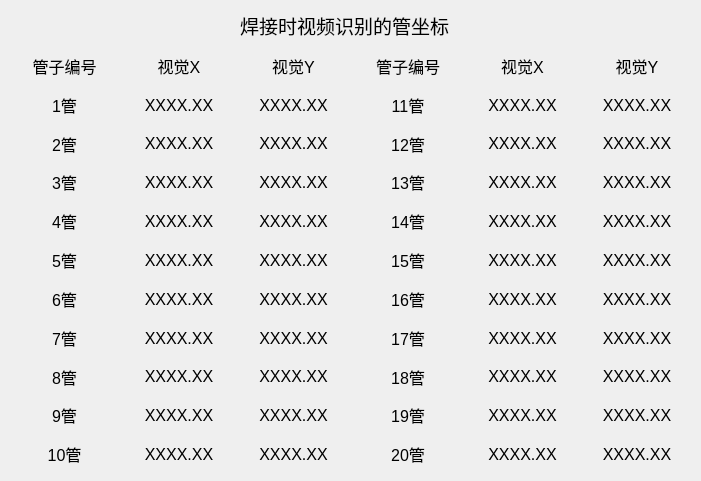
<?xml version="1.0" encoding="UTF-8"?>
<ui version="4.0">
 <class>widget2</class>
 <widget class="QWidget" name="widget2">
  <property name="geometry">
   <rect>
    <x>0</x>
    <y>0</y>
    <width>701</width>
    <height>481</height>
   </rect>
  </property>
  <property name="windowTitle">
   <string>Form</string>
  </property>
  <widget class="QWidget" name="gridLayoutWidget">
   <property name="geometry">
    <rect>
     <x>10</x>
     <y>50</y>
     <width>681</width>
     <height>421</height>
    </rect>
   </property>
   <layout class="QGridLayout" name="gridLayout">
    <item row="6" column="1">
     <widget class="QLabel" name="label_22">
      <property name="text">
       <string>&lt;html&gt;&lt;head/&gt;&lt;body&gt;&lt;p align=&quot;center&quot;&gt;&lt;span style=&quot; font-size:12pt;&quot;&gt;XXXX.XX&lt;/span&gt;&lt;/p&gt;&lt;/body&gt;&lt;/html&gt;</string>
      </property>
     </widget>
    </item>
    <item row="4" column="2">
     <widget class="QLabel" name="label_49">
      <property name="text">
       <string>&lt;html&gt;&lt;head/&gt;&lt;body&gt;&lt;p align=&quot;center&quot;&gt;&lt;span style=&quot; font-size:12pt;&quot;&gt;XXXX.XX&lt;/span&gt;&lt;/p&gt;&lt;/body&gt;&lt;/html&gt;</string>
      </property>
     </widget>
    </item>
    <item row="6" column="2">
     <widget class="QLabel" name="label_51">
      <property name="text">
       <string>&lt;html&gt;&lt;head/&gt;&lt;body&gt;&lt;p align=&quot;center&quot;&gt;&lt;span style=&quot; font-size:12pt;&quot;&gt;XXXX.XX&lt;/span&gt;&lt;/p&gt;&lt;/body&gt;&lt;/html&gt;</string>
      </property>
     </widget>
    </item>
    <item row="5" column="1">
     <widget class="QLabel" name="label_21">
      <property name="text">
       <string>&lt;html&gt;&lt;head/&gt;&lt;body&gt;&lt;p align=&quot;center&quot;&gt;&lt;span style=&quot; font-size:12pt;&quot;&gt;XXXX.XX&lt;/span&gt;&lt;/p&gt;&lt;/body&gt;&lt;/html&gt;</string>
      </property>
     </widget>
    </item>
    <item row="7" column="1">
     <widget class="QLabel" name="label_44">
      <property name="text">
       <string>&lt;html&gt;&lt;head/&gt;&lt;body&gt;&lt;p align=&quot;center&quot;&gt;&lt;span style=&quot; font-size:12pt;&quot;&gt;XXXX.XX&lt;/span&gt;&lt;/p&gt;&lt;/body&gt;&lt;/html&gt;</string>
      </property>
     </widget>
    </item>
    <item row="10" column="3">
     <widget class="QLabel" name="label_68">
      <property name="text">
       <string>&lt;html&gt;&lt;head/&gt;&lt;body&gt;&lt;p align=&quot;center&quot;&gt;&lt;span style=&quot; font-size:12pt;&quot;&gt;20管&lt;/span&gt;&lt;/p&gt;&lt;/body&gt;&lt;/html&gt;</string>
      </property>
     </widget>
    </item>
    <item row="5" column="3">
     <widget class="QLabel" name="label_63">
      <property name="text">
       <string>&lt;html&gt;&lt;head/&gt;&lt;body&gt;&lt;p align=&quot;center&quot;&gt;&lt;span style=&quot; font-size:12pt;&quot;&gt;15管&lt;/span&gt;&lt;/p&gt;&lt;/body&gt;&lt;/html&gt;</string>
      </property>
     </widget>
    </item>
    <item row="0" column="3">
     <widget class="QLabel" name="label_56">
      <property name="text">
       <string>&lt;html&gt;&lt;head/&gt;&lt;body&gt;&lt;p align=&quot;center&quot;&gt;&lt;span style=&quot; font-size:12pt;&quot;&gt;管子编号&lt;/span&gt;&lt;/p&gt;&lt;/body&gt;&lt;/html&gt;</string>
      </property>
     </widget>
    </item>
    <item row="0" column="1">
     <widget class="QLabel" name="label_3">
      <property name="text">
       <string>&lt;html&gt;&lt;head/&gt;&lt;body&gt;&lt;p align=&quot;center&quot;&gt;&lt;span style=&quot; font-size:12pt;&quot;&gt;视觉X&lt;/span&gt;&lt;/p&gt;&lt;/body&gt;&lt;/html&gt;</string>
      </property>
     </widget>
    </item>
    <item row="9" column="0">
     <widget class="QLabel" name="label_17">
      <property name="text">
       <string>&lt;html&gt;&lt;head/&gt;&lt;body&gt;&lt;p align=&quot;center&quot;&gt;&lt;span style=&quot; font-size:12pt;&quot;&gt;9管&lt;/span&gt;&lt;/p&gt;&lt;/body&gt;&lt;/html&gt;</string>
      </property>
     </widget>
    </item>
    <item row="7" column="3">
     <widget class="QLabel" name="label_65">
      <property name="text">
       <string>&lt;html&gt;&lt;head/&gt;&lt;body&gt;&lt;p align=&quot;center&quot;&gt;&lt;span style=&quot; font-size:12pt;&quot;&gt;17管&lt;/span&gt;&lt;/p&gt;&lt;/body&gt;&lt;/html&gt;</string>
      </property>
     </widget>
    </item>
    <item row="1" column="0">
     <widget class="QLabel" name="label_5">
      <property name="text">
       <string>&lt;html&gt;&lt;head/&gt;&lt;body&gt;&lt;p align=&quot;center&quot;&gt;&lt;span style=&quot; font-size:12pt;&quot;&gt;1管&lt;/span&gt;&lt;/p&gt;&lt;/body&gt;&lt;/html&gt;</string>
      </property>
     </widget>
    </item>
    <item row="1" column="2">
     <widget class="QLabel" name="label_7">
      <property name="text">
       <string>&lt;html&gt;&lt;head/&gt;&lt;body&gt;&lt;p align=&quot;center&quot;&gt;&lt;span style=&quot; font-size:12pt;&quot;&gt;XXXX.XX&lt;/span&gt;&lt;/p&gt;&lt;/body&gt;&lt;/html&gt;</string>
      </property>
     </widget>
    </item>
    <item row="2" column="0">
     <widget class="QLabel" name="label_8">
      <property name="text">
       <string>&lt;html&gt;&lt;head/&gt;&lt;body&gt;&lt;p align=&quot;center&quot;&gt;&lt;span style=&quot; font-size:12pt;&quot;&gt;2管&lt;/span&gt;&lt;/p&gt;&lt;/body&gt;&lt;/html&gt;</string>
      </property>
     </widget>
    </item>
    <item row="4" column="1">
     <widget class="QLabel" name="label_20">
      <property name="text">
       <string>&lt;html&gt;&lt;head/&gt;&lt;body&gt;&lt;p align=&quot;center&quot;&gt;&lt;span style=&quot; font-size:12pt;&quot;&gt;XXXX.XX&lt;/span&gt;&lt;/p&gt;&lt;/body&gt;&lt;/html&gt;</string>
      </property>
     </widget>
    </item>
    <item row="10" column="1">
     <widget class="QLabel" name="label_47">
      <property name="text">
       <string>&lt;html&gt;&lt;head/&gt;&lt;body&gt;&lt;p align=&quot;center&quot;&gt;&lt;span style=&quot; font-size:12pt;&quot;&gt;XXXX.XX&lt;/span&gt;&lt;/p&gt;&lt;/body&gt;&lt;/html&gt;</string>
      </property>
     </widget>
    </item>
    <item row="8" column="2">
     <widget class="QLabel" name="label_53">
      <property name="text">
       <string>&lt;html&gt;&lt;head/&gt;&lt;body&gt;&lt;p align=&quot;center&quot;&gt;&lt;span style=&quot; font-size:12pt;&quot;&gt;XXXX.XX&lt;/span&gt;&lt;/p&gt;&lt;/body&gt;&lt;/html&gt;</string>
      </property>
     </widget>
    </item>
    <item row="4" column="0">
     <widget class="QLabel" name="label_12">
      <property name="text">
       <string>&lt;html&gt;&lt;head/&gt;&lt;body&gt;&lt;p align=&quot;center&quot;&gt;&lt;span style=&quot; font-size:12pt;&quot;&gt;4管&lt;/span&gt;&lt;/p&gt;&lt;/body&gt;&lt;/html&gt;</string>
      </property>
     </widget>
    </item>
    <item row="6" column="0">
     <widget class="QLabel" name="label_14">
      <property name="text">
       <string>&lt;html&gt;&lt;head/&gt;&lt;body&gt;&lt;p align=&quot;center&quot;&gt;&lt;span style=&quot; font-size:12pt;&quot;&gt;6管&lt;/span&gt;&lt;/p&gt;&lt;/body&gt;&lt;/html&gt;</string>
      </property>
     </widget>
    </item>
    <item row="0" column="2">
     <widget class="QLabel" name="label_4">
      <property name="text">
       <string>&lt;html&gt;&lt;head/&gt;&lt;body&gt;&lt;p align=&quot;center&quot;&gt;&lt;span style=&quot; font-size:12pt;&quot;&gt;视觉Y&lt;/span&gt;&lt;/p&gt;&lt;/body&gt;&lt;/html&gt;</string>
      </property>
     </widget>
    </item>
    <item row="2" column="2">
     <widget class="QLabel" name="label_10">
      <property name="text">
       <string>&lt;html&gt;&lt;head/&gt;&lt;body&gt;&lt;p align=&quot;center&quot;&gt;&lt;span style=&quot; font-size:12pt;&quot;&gt;XXXX.XX&lt;/span&gt;&lt;/p&gt;&lt;/body&gt;&lt;/html&gt;</string>
      </property>
     </widget>
    </item>
    <item row="5" column="0">
     <widget class="QLabel" name="label_13">
      <property name="text">
       <string>&lt;html&gt;&lt;head/&gt;&lt;body&gt;&lt;p align=&quot;center&quot;&gt;&lt;span style=&quot; font-size:12pt;&quot;&gt;5管&lt;/span&gt;&lt;/p&gt;&lt;/body&gt;&lt;/html&gt;</string>
      </property>
     </widget>
    </item>
    <item row="7" column="0">
     <widget class="QLabel" name="label_15">
      <property name="text">
       <string>&lt;html&gt;&lt;head/&gt;&lt;body&gt;&lt;p align=&quot;center&quot;&gt;&lt;span style=&quot; font-size:12pt;&quot;&gt;7管&lt;/span&gt;&lt;/p&gt;&lt;/body&gt;&lt;/html&gt;</string>
      </property>
     </widget>
    </item>
    <item row="1" column="3">
     <widget class="QLabel" name="label_59">
      <property name="text">
       <string>&lt;html&gt;&lt;head/&gt;&lt;body&gt;&lt;p align=&quot;center&quot;&gt;&lt;span style=&quot; font-size:12pt;&quot;&gt;11管&lt;/span&gt;&lt;/p&gt;&lt;/body&gt;&lt;/html&gt;</string>
      </property>
     </widget>
    </item>
    <item row="1" column="1">
     <widget class="QLabel" name="label_6">
      <property name="text">
       <string>&lt;html&gt;&lt;head/&gt;&lt;body&gt;&lt;p align=&quot;center&quot;&gt;&lt;span style=&quot; font-size:12pt;&quot;&gt;XXXX.XX&lt;/span&gt;&lt;/p&gt;&lt;/body&gt;&lt;/html&gt;</string>
      </property>
     </widget>
    </item>
    <item row="8" column="3">
     <widget class="QLabel" name="label_66">
      <property name="text">
       <string>&lt;html&gt;&lt;head/&gt;&lt;body&gt;&lt;p align=&quot;center&quot;&gt;&lt;span style=&quot; font-size:12pt;&quot;&gt;18管&lt;/span&gt;&lt;/p&gt;&lt;/body&gt;&lt;/html&gt;</string>
      </property>
     </widget>
    </item>
    <item row="0" column="4">
     <widget class="QLabel" name="label_57">
      <property name="text">
       <string>&lt;html&gt;&lt;head/&gt;&lt;body&gt;&lt;p align=&quot;center&quot;&gt;&lt;span style=&quot; font-size:12pt;&quot;&gt;视觉X&lt;/span&gt;&lt;/p&gt;&lt;/body&gt;&lt;/html&gt;</string>
      </property>
     </widget>
    </item>
    <item row="0" column="5">
     <widget class="QLabel" name="label_58">
      <property name="text">
       <string>&lt;html&gt;&lt;head/&gt;&lt;body&gt;&lt;p align=&quot;center&quot;&gt;&lt;span style=&quot; font-size:12pt;&quot;&gt;视觉Y&lt;/span&gt;&lt;/p&gt;&lt;/body&gt;&lt;/html&gt;</string>
      </property>
     </widget>
    </item>
    <item row="3" column="3">
     <widget class="QLabel" name="label_61">
      <property name="text">
       <string>&lt;html&gt;&lt;head/&gt;&lt;body&gt;&lt;p align=&quot;center&quot;&gt;&lt;span style=&quot; font-size:12pt;&quot;&gt;13管&lt;/span&gt;&lt;/p&gt;&lt;/body&gt;&lt;/html&gt;</string>
      </property>
     </widget>
    </item>
    <item row="4" column="3">
     <widget class="QLabel" name="label_62">
      <property name="text">
       <string>&lt;html&gt;&lt;head/&gt;&lt;body&gt;&lt;p align=&quot;center&quot;&gt;&lt;span style=&quot; font-size:12pt;&quot;&gt;14管&lt;/span&gt;&lt;/p&gt;&lt;/body&gt;&lt;/html&gt;</string>
      </property>
     </widget>
    </item>
    <item row="9" column="1">
     <widget class="QLabel" name="label_46">
      <property name="text">
       <string>&lt;html&gt;&lt;head/&gt;&lt;body&gt;&lt;p align=&quot;center&quot;&gt;&lt;span style=&quot; font-size:12pt;&quot;&gt;XXXX.XX&lt;/span&gt;&lt;/p&gt;&lt;/body&gt;&lt;/html&gt;</string>
      </property>
     </widget>
    </item>
    <item row="10" column="0">
     <widget class="QLabel" name="label_18">
      <property name="text">
       <string>&lt;html&gt;&lt;head/&gt;&lt;body&gt;&lt;p align=&quot;center&quot;&gt;&lt;span style=&quot; font-size:12pt;&quot;&gt;10管&lt;/span&gt;&lt;/p&gt;&lt;/body&gt;&lt;/html&gt;</string>
      </property>
     </widget>
    </item>
    <item row="6" column="3">
     <widget class="QLabel" name="label_64">
      <property name="text">
       <string>&lt;html&gt;&lt;head/&gt;&lt;body&gt;&lt;p align=&quot;center&quot;&gt;&lt;span style=&quot; font-size:12pt;&quot;&gt;16管&lt;/span&gt;&lt;/p&gt;&lt;/body&gt;&lt;/html&gt;</string>
      </property>
     </widget>
    </item>
    <item row="8" column="0">
     <widget class="QLabel" name="label_16">
      <property name="text">
       <string>&lt;html&gt;&lt;head/&gt;&lt;body&gt;&lt;p align=&quot;center&quot;&gt;&lt;span style=&quot; font-size:12pt;&quot;&gt;8管&lt;/span&gt;&lt;/p&gt;&lt;/body&gt;&lt;/html&gt;</string>
      </property>
     </widget>
    </item>
    <item row="3" column="2">
     <widget class="QLabel" name="label_48">
      <property name="text">
       <string>&lt;html&gt;&lt;head/&gt;&lt;body&gt;&lt;p align=&quot;center&quot;&gt;&lt;span style=&quot; font-size:12pt;&quot;&gt;XXXX.XX&lt;/span&gt;&lt;/p&gt;&lt;/body&gt;&lt;/html&gt;</string>
      </property>
     </widget>
    </item>
    <item row="9" column="3">
     <widget class="QLabel" name="label_67">
      <property name="text">
       <string>&lt;html&gt;&lt;head/&gt;&lt;body&gt;&lt;p align=&quot;center&quot;&gt;&lt;span style=&quot; font-size:12pt;&quot;&gt;19管&lt;/span&gt;&lt;/p&gt;&lt;/body&gt;&lt;/html&gt;</string>
      </property>
     </widget>
    </item>
    <item row="8" column="1">
     <widget class="QLabel" name="label_45">
      <property name="text">
       <string>&lt;html&gt;&lt;head/&gt;&lt;body&gt;&lt;p align=&quot;center&quot;&gt;&lt;span style=&quot; font-size:12pt;&quot;&gt;XXXX.XX&lt;/span&gt;&lt;/p&gt;&lt;/body&gt;&lt;/html&gt;</string>
      </property>
     </widget>
    </item>
    <item row="5" column="2">
     <widget class="QLabel" name="label_50">
      <property name="text">
       <string>&lt;html&gt;&lt;head/&gt;&lt;body&gt;&lt;p align=&quot;center&quot;&gt;&lt;span style=&quot; font-size:12pt;&quot;&gt;XXXX.XX&lt;/span&gt;&lt;/p&gt;&lt;/body&gt;&lt;/html&gt;</string>
      </property>
     </widget>
    </item>
    <item row="2" column="5">
     <widget class="QLabel" name="label_72">
      <property name="text">
       <string>&lt;html&gt;&lt;head/&gt;&lt;body&gt;&lt;p align=&quot;center&quot;&gt;&lt;span style=&quot; font-size:12pt;&quot;&gt;XXXX.XX&lt;/span&gt;&lt;/p&gt;&lt;/body&gt;&lt;/html&gt;</string>
      </property>
     </widget>
    </item>
    <item row="3" column="1">
     <widget class="QLabel" name="label_19">
      <property name="text">
       <string>&lt;html&gt;&lt;head/&gt;&lt;body&gt;&lt;p align=&quot;center&quot;&gt;&lt;span style=&quot; font-size:12pt;&quot;&gt;XXXX.XX&lt;/span&gt;&lt;/p&gt;&lt;/body&gt;&lt;/html&gt;</string>
      </property>
     </widget>
    </item>
    <item row="3" column="0">
     <widget class="QLabel" name="label_11">
      <property name="text">
       <string>&lt;html&gt;&lt;head/&gt;&lt;body&gt;&lt;p align=&quot;center&quot;&gt;&lt;span style=&quot; font-size:12pt;&quot;&gt;3管&lt;/span&gt;&lt;/p&gt;&lt;/body&gt;&lt;/html&gt;</string>
      </property>
     </widget>
    </item>
    <item row="2" column="3">
     <widget class="QLabel" name="label_60">
      <property name="text">
       <string>&lt;html&gt;&lt;head/&gt;&lt;body&gt;&lt;p align=&quot;center&quot;&gt;&lt;span style=&quot; font-size:12pt;&quot;&gt;12管&lt;/span&gt;&lt;/p&gt;&lt;/body&gt;&lt;/html&gt;</string>
      </property>
     </widget>
    </item>
    <item row="7" column="2">
     <widget class="QLabel" name="label_52">
      <property name="text">
       <string>&lt;html&gt;&lt;head/&gt;&lt;body&gt;&lt;p align=&quot;center&quot;&gt;&lt;span style=&quot; font-size:12pt;&quot;&gt;XXXX.XX&lt;/span&gt;&lt;/p&gt;&lt;/body&gt;&lt;/html&gt;</string>
      </property>
     </widget>
    </item>
    <item row="10" column="2">
     <widget class="QLabel" name="label_55">
      <property name="text">
       <string>&lt;html&gt;&lt;head/&gt;&lt;body&gt;&lt;p align=&quot;center&quot;&gt;&lt;span style=&quot; font-size:12pt;&quot;&gt;XXXX.XX&lt;/span&gt;&lt;/p&gt;&lt;/body&gt;&lt;/html&gt;</string>
      </property>
     </widget>
    </item>
    <item row="9" column="2">
     <widget class="QLabel" name="label_54">
      <property name="text">
       <string>&lt;html&gt;&lt;head/&gt;&lt;body&gt;&lt;p align=&quot;center&quot;&gt;&lt;span style=&quot; font-size:12pt;&quot;&gt;XXXX.XX&lt;/span&gt;&lt;/p&gt;&lt;/body&gt;&lt;/html&gt;</string>
      </property>
     </widget>
    </item>
    <item row="0" column="0">
     <widget class="QLabel" name="label_2">
      <property name="text">
       <string>&lt;html&gt;&lt;head/&gt;&lt;body&gt;&lt;p align=&quot;center&quot;&gt;&lt;span style=&quot; font-size:12pt;&quot;&gt;管子编号&lt;/span&gt;&lt;/p&gt;&lt;/body&gt;&lt;/html&gt;</string>
      </property>
     </widget>
    </item>
    <item row="2" column="1">
     <widget class="QLabel" name="label_9">
      <property name="text">
       <string>&lt;html&gt;&lt;head/&gt;&lt;body&gt;&lt;p align=&quot;center&quot;&gt;&lt;span style=&quot; font-size:12pt;&quot;&gt;XXXX.XX&lt;/span&gt;&lt;/p&gt;&lt;/body&gt;&lt;/html&gt;</string>
      </property>
     </widget>
    </item>
    <item row="1" column="4">
     <widget class="QLabel" name="label_69">
      <property name="text">
       <string>&lt;html&gt;&lt;head/&gt;&lt;body&gt;&lt;p align=&quot;center&quot;&gt;&lt;span style=&quot; font-size:12pt;&quot;&gt;XXXX.XX&lt;/span&gt;&lt;/p&gt;&lt;/body&gt;&lt;/html&gt;</string>
      </property>
     </widget>
    </item>
    <item row="3" column="4">
     <widget class="QLabel" name="label_73">
      <property name="text">
       <string>&lt;html&gt;&lt;head/&gt;&lt;body&gt;&lt;p align=&quot;center&quot;&gt;&lt;span style=&quot; font-size:12pt;&quot;&gt;XXXX.XX&lt;/span&gt;&lt;/p&gt;&lt;/body&gt;&lt;/html&gt;</string>
      </property>
     </widget>
    </item>
    <item row="2" column="4">
     <widget class="QLabel" name="label_71">
      <property name="text">
       <string>&lt;html&gt;&lt;head/&gt;&lt;body&gt;&lt;p align=&quot;center&quot;&gt;&lt;span style=&quot; font-size:12pt;&quot;&gt;XXXX.XX&lt;/span&gt;&lt;/p&gt;&lt;/body&gt;&lt;/html&gt;</string>
      </property>
     </widget>
    </item>
    <item row="1" column="5">
     <widget class="QLabel" name="label_70">
      <property name="text">
       <string>&lt;html&gt;&lt;head/&gt;&lt;body&gt;&lt;p align=&quot;center&quot;&gt;&lt;span style=&quot; font-size:12pt;&quot;&gt;XXXX.XX&lt;/span&gt;&lt;/p&gt;&lt;/body&gt;&lt;/html&gt;</string>
      </property>
     </widget>
    </item>
    <item row="3" column="5">
     <widget class="QLabel" name="label_74">
      <property name="text">
       <string>&lt;html&gt;&lt;head/&gt;&lt;body&gt;&lt;p align=&quot;center&quot;&gt;&lt;span style=&quot; font-size:12pt;&quot;&gt;XXXX.XX&lt;/span&gt;&lt;/p&gt;&lt;/body&gt;&lt;/html&gt;</string>
      </property>
     </widget>
    </item>
    <item row="4" column="4">
     <widget class="QLabel" name="label_75">
      <property name="text">
       <string>&lt;html&gt;&lt;head/&gt;&lt;body&gt;&lt;p align=&quot;center&quot;&gt;&lt;span style=&quot; font-size:12pt;&quot;&gt;XXXX.XX&lt;/span&gt;&lt;/p&gt;&lt;/body&gt;&lt;/html&gt;</string>
      </property>
     </widget>
    </item>
    <item row="4" column="5">
     <widget class="QLabel" name="label_76">
      <property name="text">
       <string>&lt;html&gt;&lt;head/&gt;&lt;body&gt;&lt;p align=&quot;center&quot;&gt;&lt;span style=&quot; font-size:12pt;&quot;&gt;XXXX.XX&lt;/span&gt;&lt;/p&gt;&lt;/body&gt;&lt;/html&gt;</string>
      </property>
     </widget>
    </item>
    <item row="5" column="4">
     <widget class="QLabel" name="label_77">
      <property name="text">
       <string>&lt;html&gt;&lt;head/&gt;&lt;body&gt;&lt;p align=&quot;center&quot;&gt;&lt;span style=&quot; font-size:12pt;&quot;&gt;XXXX.XX&lt;/span&gt;&lt;/p&gt;&lt;/body&gt;&lt;/html&gt;</string>
      </property>
     </widget>
    </item>
    <item row="6" column="5">
     <widget class="QLabel" name="label_79">
      <property name="text">
       <string>&lt;html&gt;&lt;head/&gt;&lt;body&gt;&lt;p align=&quot;center&quot;&gt;&lt;span style=&quot; font-size:12pt;&quot;&gt;XXXX.XX&lt;/span&gt;&lt;/p&gt;&lt;/body&gt;&lt;/html&gt;</string>
      </property>
     </widget>
    </item>
    <item row="6" column="4">
     <widget class="QLabel" name="label_80">
      <property name="text">
       <string>&lt;html&gt;&lt;head/&gt;&lt;body&gt;&lt;p align=&quot;center&quot;&gt;&lt;span style=&quot; font-size:12pt;&quot;&gt;XXXX.XX&lt;/span&gt;&lt;/p&gt;&lt;/body&gt;&lt;/html&gt;</string>
      </property>
     </widget>
    </item>
    <item row="5" column="5">
     <widget class="QLabel" name="label_78">
      <property name="text">
       <string>&lt;html&gt;&lt;head/&gt;&lt;body&gt;&lt;p align=&quot;center&quot;&gt;&lt;span style=&quot; font-size:12pt;&quot;&gt;XXXX.XX&lt;/span&gt;&lt;/p&gt;&lt;/body&gt;&lt;/html&gt;</string>
      </property>
     </widget>
    </item>
    <item row="7" column="4">
     <widget class="QLabel" name="label_81">
      <property name="text">
       <string>&lt;html&gt;&lt;head/&gt;&lt;body&gt;&lt;p align=&quot;center&quot;&gt;&lt;span style=&quot; font-size:12pt;&quot;&gt;XXXX.XX&lt;/span&gt;&lt;/p&gt;&lt;/body&gt;&lt;/html&gt;</string>
      </property>
     </widget>
    </item>
    <item row="7" column="5">
     <widget class="QLabel" name="label_82">
      <property name="text">
       <string>&lt;html&gt;&lt;head/&gt;&lt;body&gt;&lt;p align=&quot;center&quot;&gt;&lt;span style=&quot; font-size:12pt;&quot;&gt;XXXX.XX&lt;/span&gt;&lt;/p&gt;&lt;/body&gt;&lt;/html&gt;</string>
      </property>
     </widget>
    </item>
    <item row="8" column="4">
     <widget class="QLabel" name="label_83">
      <property name="text">
       <string>&lt;html&gt;&lt;head/&gt;&lt;body&gt;&lt;p align=&quot;center&quot;&gt;&lt;span style=&quot; font-size:12pt;&quot;&gt;XXXX.XX&lt;/span&gt;&lt;/p&gt;&lt;/body&gt;&lt;/html&gt;</string>
      </property>
     </widget>
    </item>
    <item row="8" column="5">
     <widget class="QLabel" name="label_84">
      <property name="text">
       <string>&lt;html&gt;&lt;head/&gt;&lt;body&gt;&lt;p align=&quot;center&quot;&gt;&lt;span style=&quot; font-size:12pt;&quot;&gt;XXXX.XX&lt;/span&gt;&lt;/p&gt;&lt;/body&gt;&lt;/html&gt;</string>
      </property>
     </widget>
    </item>
    <item row="9" column="4">
     <widget class="QLabel" name="label_85">
      <property name="text">
       <string>&lt;html&gt;&lt;head/&gt;&lt;body&gt;&lt;p align=&quot;center&quot;&gt;&lt;span style=&quot; font-size:12pt;&quot;&gt;XXXX.XX&lt;/span&gt;&lt;/p&gt;&lt;/body&gt;&lt;/html&gt;</string>
      </property>
     </widget>
    </item>
    <item row="9" column="5">
     <widget class="QLabel" name="label_86">
      <property name="text">
       <string>&lt;html&gt;&lt;head/&gt;&lt;body&gt;&lt;p align=&quot;center&quot;&gt;&lt;span style=&quot; font-size:12pt;&quot;&gt;XXXX.XX&lt;/span&gt;&lt;/p&gt;&lt;/body&gt;&lt;/html&gt;</string>
      </property>
     </widget>
    </item>
    <item row="10" column="4">
     <widget class="QLabel" name="label_87">
      <property name="text">
       <string>&lt;html&gt;&lt;head/&gt;&lt;body&gt;&lt;p align=&quot;center&quot;&gt;&lt;span style=&quot; font-size:12pt;&quot;&gt;XXXX.XX&lt;/span&gt;&lt;/p&gt;&lt;/body&gt;&lt;/html&gt;</string>
      </property>
     </widget>
    </item>
    <item row="10" column="5">
     <widget class="QLabel" name="label_88">
      <property name="text">
       <string>&lt;html&gt;&lt;head/&gt;&lt;body&gt;&lt;p align=&quot;center&quot;&gt;&lt;span style=&quot; font-size:12pt;&quot;&gt;XXXX.XX&lt;/span&gt;&lt;/p&gt;&lt;/body&gt;&lt;/html&gt;</string>
      </property>
     </widget>
    </item>
   </layout>
  </widget>
  <widget class="QLabel" name="label">
   <property name="geometry">
    <rect>
     <x>240</x>
     <y>0</y>
     <width>221</width>
     <height>51</height>
    </rect>
   </property>
   <property name="text">
    <string>&lt;html&gt;&lt;head/&gt;&lt;body&gt;&lt;p&gt;&lt;span style=&quot; font-size:14pt;&quot;&gt;焊接时视频识别的管坐标&lt;/span&gt;&lt;/p&gt;&lt;/body&gt;&lt;/html&gt;</string>
   </property>
  </widget>
 </widget>
 <resources/>
 <connections/>
</ui>
